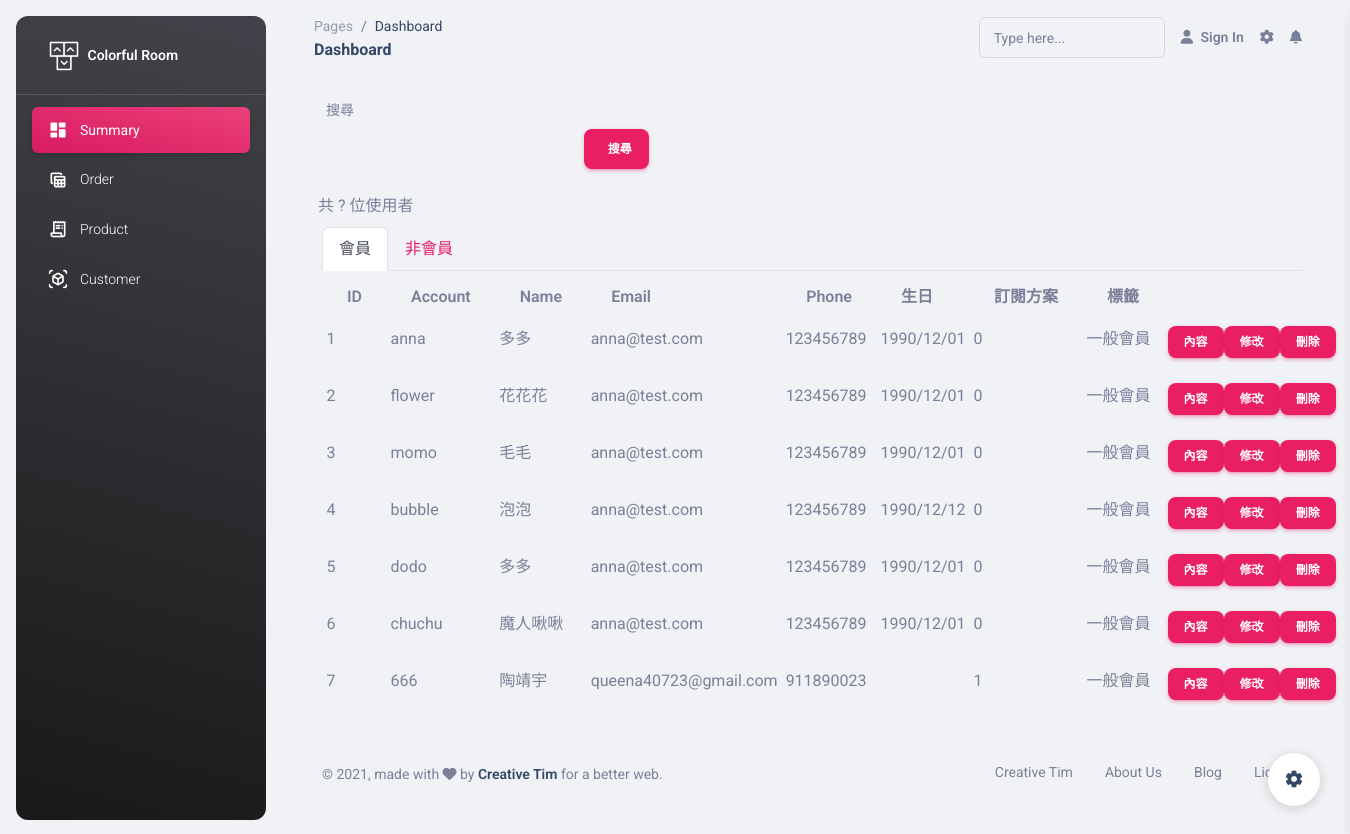
/pages/customer/user-list-test.php, run on an earlier commit of the app's database.
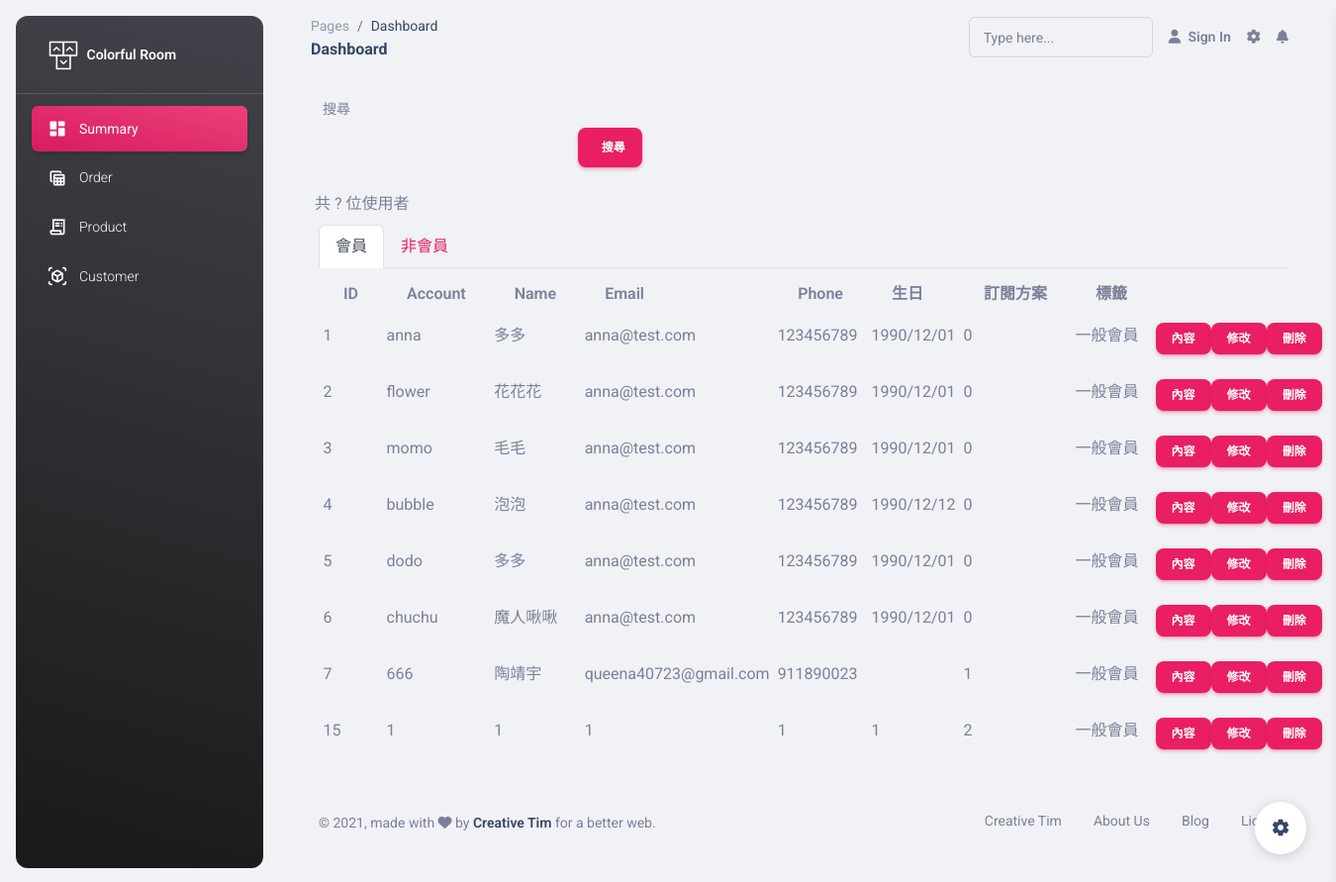
And on a later commit of the database.
### tables this page shows
CREATE TABLE `member` (
  `id` int(6) UNSIGNED NOT NULL,
  `account` varchar(30) DEFAULT NULL,
  `name` varchar(30) NOT NULL,
  `birthday` varchar(20) NOT NULL,
  `gender` int(20) NOT NULL,
  `password` varchar(50) DEFAULT NULL,
  `email` varchar(30) NOT NULL,
  `phone` int(20) NOT NULL,
  `subscribe` int(6) NOT NULL,
  `created_at` datetime DEFAULT NULL,
  `edit_at` datetime DEFAULT NULL,
  `valid` tinyint(4) DEFAULT NULL,
  `tag_id` varchar(10) NOT NULL
);

CREATE TABLE `tag` (
  `id` int(6) UNSIGNED NOT NULL,
  `name` varchar(20) NOT NULL
);

### pages/customer/user-list-test.php (the view, shortened to what this page needs)
<?php
require_once("../../components/pdo-connect.php");
    $sqlMember = "SELECT member. *,tag.name AS tag_name FROM member
                    JOIN tag ON member.tag_id = tag.id
                    WHERE member.valid=1";
    $stmt = $db_host->prepare($sqlMember);
    try {
        $stmt->execute();
        $rowsMember = $stmt->fetchAll(PDO::FETCH_ASSOC);
    } catch (PDOException $e) {
        echo $e->getMessage();
    }
?>
<!DOCTYPE html>
<html lang="en">
<head>
    <link href="../../assets/css/nucleo-icons.css" rel="stylesheet" />
    <link href="../../assets/css/nucleo-svg.css" rel="stylesheet" />
    <link id="pagestyle" href="../../assets/css/material-dashboard.css?v=3.0.0" rel="stylesheet" />
</head>
<body class="g-sidenav-show  bg-gray-200">
    <aside class="sidenav navbar navbar-vertical navbar-expand-xs border-0 border-radius-xl my-3 fixed-start ms-3   bg-gradient-dark" id="sidenav-main">
        <div class="sidenav-header">
            <a class="navbar-brand m-0" href="#" target="_blank">
                <img src="../../assets/img/logo-ct.png" class="navbar-brand-img h-100" alt="main_logo">
                <span class="ms-1 font-weight-bold text-white">Colorful Room</span>
            </a>
        </div>
        <hr class="horizontal light mt-0 mb-2">
        <div class="collapse navbar-collapse  w-auto  max-height-vh-100" id="sidenav-collapse-main">
            <ul class="navbar-nav">
                <li class="nav-item">
                    <a class="nav-link text-white active bg-gradient-primary" href="<?= $url_page_summary ?>">
                        <div class="text-white text-center me-2 d-flex align-items-center justify-content-center">
                            <i class="material-icons opacity-10">dashboard</i>
                        </div>
                        <span class="nav-link-text ms-1">Summary</span>
                    </a>
                </li>
                <li class="nav-item">
                    <a class="nav-link text-white " href="<?= $url_page_order ?>">
                        <div class="text-white text-center me-2 d-flex align-items-center justify-content-center">
                            <i class="material-icons opacity-10">table_view</i>
                        </div>
                        <span class="nav-link-text ms-1">Order</span>
                    </a>
                </li>
                <li class="nav-item">
                    <a class="nav-link text-white " href="<?= $url_page_product ?>">
                        <div class="text-white text-center me-2 d-flex align-items-center justify-content-center">
                            <i class="material-icons opacity-10">receipt_long</i>
                        </div>
                        <span class="nav-link-text ms-1">Product</span>
                    </a>
                </li>
                <li class="nav-item">
                    <a class="nav-link text-white " href="<?= $url_page_customer ?>">
                        <div class="text-white text-center me-2 d-flex align-items-center justify-content-center">
                            <i class="material-icons opacity-10">view_in_ar</i>
                        </div>
                        <span class="nav-link-text ms-1">Customer</span>
                    </a>
                </li>
            </ul>
        </div>
    </aside>
    <main class="main-content position-relative max-height-vh-100 h-100 border-radius-lg ">
        <nav class="navbar navbar-main navbar-expand-lg px-0 mx-4 shadow-none border-radius-xl" id="navbarBlur" navbar-scroll="true">
            <div class="container-fluid py-1 px-3">
                <nav aria-label="breadcrumb">
                    <ol class="breadcrumb bg-transparent mb-0 pb-0 pt-1 px-0 me-sm-6 me-5">
                        <li class="breadcrumb-item text-sm"><a class="opacity-5 text-dark" href="javascript:;">Pages</a></li>
                        <li class="breadcrumb-item text-sm text-dark active" aria-current="page">Dashboard</li>
                    </ol>
                    <h6 class="font-weight-bolder mb-0">Dashboard</h6>
                </nav>
                <div class="collapse navbar-collapse mt-sm-0 mt-2 me-md-0 me-sm-4" id="navbar">
                    <div class="ms-md-auto pe-md-3 d-flex align-items-center">
                        <div class="input-group input-group-outline">
                            <label class="form-label">Type here...</label>
                            <input type="text" class="form-control">
                        </div>
                    </div>
                    <ul class="navbar-nav  justify-content-end">
                        <li class="nav-item d-flex align-items-center">
                            <a href="javascript:;" class="nav-link text-body font-weight-bold px-0">
                                <i class="fa fa-user me-sm-1"></i>
                                <span class="d-sm-inline d-none">Sign In</span>
                            </a>
                        </li>
                        <li class="nav-item px-3 d-flex align-items-center">
                            <a href="javascript:;" class="nav-link text-body p-0">
                                <i class="fa fa-cog fixed-plugin-button-nav cursor-pointer"></i>
                            </a>
                        </li>
                        <li class="nav-item dropdown pe-2 d-flex align-items-center">
                            <a href="javascript:;" class="nav-link text-body p-0" id="dropdownMenuButton" data-bs-toggle="dropdown" aria-expanded="false">
                                <i class="fa fa-bell cursor-pointer"></i>
                            </a>
                        </li>
                    </ul>
                </div>
            </div>
        </nav>
        <div class="container-fluid py-4">
            <div class="container ">
                <div class="row ">
                    <label for="">搜尋</label>
                    <form action="user-list-test.php" method="get">
                        <div class="col-4 d-flex align-items-center ">
                            <input type="search" class="form-control mx-3" name="keyword" value="">
                            <button type="submit" class="btn btn-primary text-nowrap ">搜尋</button>
                        </div>
                    </form>
                    <div class="p-2 d-flex justify-content-between">
                        <div>
                            共 ? 位使用者
                        </div>
                    </div>
                </div>
                <form action="user-list-test.php" method="get">
                <div class="nav nav-tabs" id="nav-tab" role="tablist">
                   <button class="nav-link active" id="nav-member-tab" data-bs-toggle="tab" data-bs-target="#nav-member" type="button" role="tab" aria-controls="nav-member" aria-selected="true" type="submit" name="member" >會員</button>
                    <button class="nav-link" id="nav-customer-tab" data-bs-toggle="tab" data-bs-target="#nav-customer" type="button" role="tab" aria-controls="nav-customer" aria-selected="false" type="submit" name="customer" >非會員</button>
                </div>
                </form>
                <div class="tab-content col-lg-10" id="nav-tabContent">
                    <div class="tab-pane fade show active " id="nav-member" role="tabpanel" aria-labelledby="nav-member-tab">
                        <table class="table table-bordered table-hover table-sm">
                            <thead>
                            <tr>
                                <th scope="col">ID</th>
                                <th scope="col">Account</th>
                                <th scope="col">Name</th>
                                <th scope="col">Email</th>
                                <th scope="col">Phone</th>
                                <th scope="col">生日</th>
                                <th scope="col">訂閱方案</th>
                                <th scope="col">標籤</th>
                            </tr>
                            </thead>
                            <?php foreach ($rowsMember as $value) : ?>
                                <tbody>
                                <tr>
                                    <td><?= $value["id"] ?></td>
                                    <td><?= $value["account"] ?></td>
                                    <td><?= $value["name"] ?></td>
                                    <td><?= $value["email"] ?></td>
                                    <td><?= $value["phone"] ?></td>
                                    <td><?= $value["birthday"] ?></td>
                                    <td><?= $value["subscribe"] ?></td>
                                    <td><?= $value["tag_name"] ?></td>
                                    <td class="text-center d-flex justify-content-evenly">
                                        <a class="btn btn-primary btn-sm" href="member.php?id=<?= $value["id"] ?>">內容</a>
                                        <a class="btn btn-primary btn-sm" href="member-edit.php?id=<?= $value["id"] ?>">修改</a>
                                        <a class="btn btn-primary btn-sm" data-bs-toggle="modal" data-bs-target="<?= '#staticBackdrop' . $value['id'] ?>">刪除</a>
                                    </td>
                                </tr>
                                </tbody>
                            <?php endforeach; ?>
                        </table>
                    </div>
                </div>
            </div>
            <footer class="footer py-4  ">
                <div class="container-fluid">
                    <div class="row align-items-center justify-content-lg-between">
                        <div class="col-lg-6 mb-lg-0 mb-4">
                            <div class="copyright text-center text-sm text-muted text-lg-start">
                                ©
                                ,
                                made with <i class="fa fa-heart"></i> by
                                <a href="https://www.creative-tim.com" class="font-weight-bold" target="_blank">Creative Tim</a>
                                for a better web.
                            </div>
                        </div>
                        <div class="col-lg-6">
                            <ul class="nav nav-footer justify-content-center justify-content-lg-end">
                                <li class="nav-item">
                                    <a href="https://www.creative-tim.com" class="nav-link text-muted" target="_blank">Creative Tim</a>
                                </li>
                                <li class="nav-item">
                                    <a href="https://www.creative-tim.com/presentation" class="nav-link text-muted" target="_blank">About
                                        Us</a>
                                </li>
                                <li class="nav-item">
                                    <a href="https://www.creative-tim.com/blog" class="nav-link text-muted" target="_blank">Blog</a>
                                </li>
                                <li class="nav-item">
                                    <a href="https://www.creative-tim.com/license" class="nav-link pe-0 text-muted" target="_blank">License</a>
                                </li>
                            </ul>
                        </div>
                    </div>
                </div>
            </footer>
        </div>
    </main>
    <div class="fixed-plugin">
        <a class="fixed-plugin-button text-dark position-fixed px-3 py-2">
            <i class="material-icons py-2">settings</i>
        </a>
    </div>
</body>
</html>

What changed in the data, as far as the page shows it:
added member: id "15", account "1", name "1", email "1", phone "1", birthday "1", subscribe "2", tag.name "一般會員"
